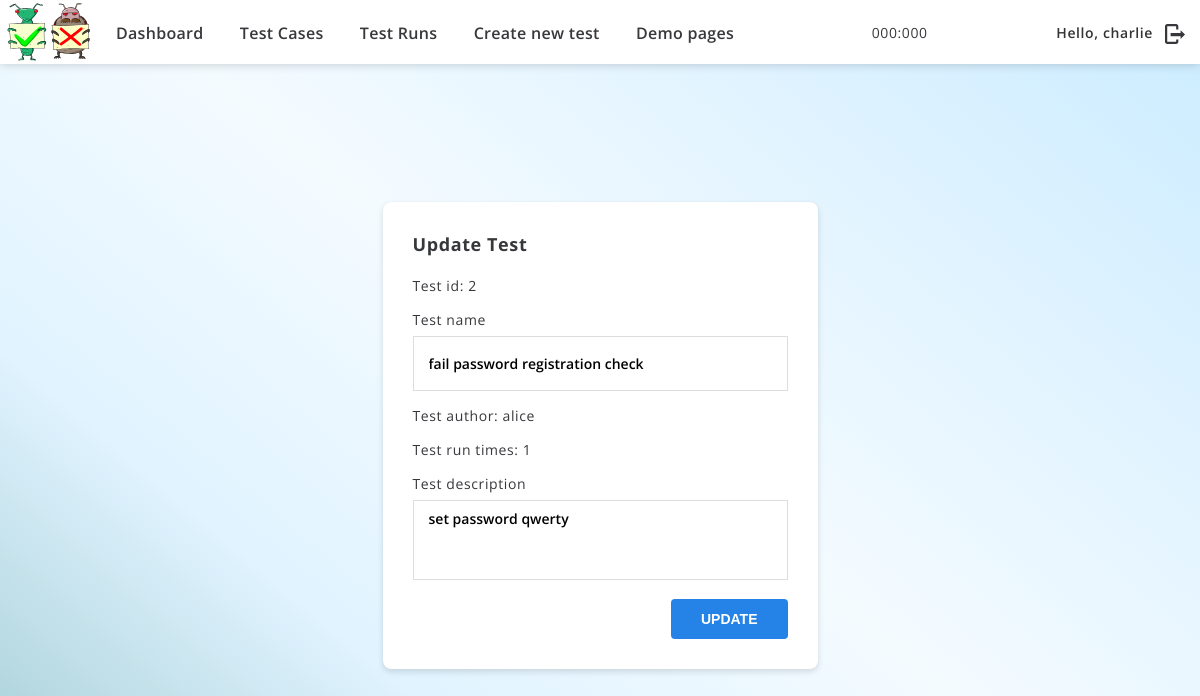
/tests/2 (signed in), run on the app's committed database.
### tcm/models.py (models this page shows, shortened)
class TestCase(models.Model):
    name = models.CharField(default='',
                            null=False,
                            max_length=100,
                            unique=False)
    description = models.CharField(default='',
                                   null=False,
                                   blank=True,
                                   max_length=1000)
    author = models.ForeignKey(User,
                               on_delete=models.SET_NULL,
                               related_name='tests',
                               null=True)

### tcm/views/decorators.py (the view)
        def wrapper(*args, **kwargs):
            if args[0].method in methods:
                return func(*args, **kwargs)
            else:
                return HttpResponseNotAllowed(list(methods))

### tcm/forms.py
class UpdateTestCaseForm(forms.ModelForm):
    class Meta:
        model = models.TestCase
        fields = ['name', 'description']
        widgets = {'description': forms.Textarea}

### tcm/views/testnrun.py (called while the page is built)
@login_required
@allowed_methods('GET', 'POST')
def update_test(request, test_id: int):
    test = get_object_or_404(TestCase, id=test_id)
    form = UpdateTestCaseForm(request.POST or None, instance=test)
    if form.is_valid():
        t = form.save(commit=False)
        t.save()
    return render(request, "updateTest.html", {"form": form,
                                               "author": test.author,
                                               'test_id': test.id,
                                               'test_runs': test.runs.count()})

### templates/updateTest.html (shortened to what this page needs)
{% extends "base.html" %}
{% block content %}
  <div class="wrap wrapFlex">
    <div class="container">
      <div class="wBox">
        <h3>Update Test</h3>
        <div class="updateForm">
          <form method="post">
              <p>Test id: {{ test_id }}</p>
              <p>
                <label>Test name</label>
                {{ form.name }}
              </p>
              <p>Test author: {{ author.username }}</p>
              <p>Test run times: {{ test_runs }}</p>
              <p>
                <label class="label" for="id_description">Test description</label>
                {{ form.description }}
              </p>
              <div class="btn"><input type="submit" value="Update"></div>
          </form>
        </div>
      </div>
    </div>
  </div>
{% endblock %}

### templates/base.html (shortened to what this page needs)
<!DOCTYPE html>
<html>
<head>
    {% load static %}
    <link href="{% static 'assets/css/zebra_datepicker.min.css' %}" rel="stylesheet">
    <link href="{% static 'assets/css/style.css' %}" rel="stylesheet">
</head>
<body>
{% if user.is_authenticated %}
    <header>
        <div class="container">
            <div class="lHeader">
                <div class="logo"><a href="{% url 'home' %}"><img src="{% static "assets/img/logo.svg" %}"/><img
                        src="{% static "assets/img/logo2.svg" %}"/></a></div>
                <div class="menuBox">
                    <div class="menuInner">
                        <ul>
                            <li><a href="{% url 'home' %}">Dashboard</a></li>
                            <li><a href="{% url 'tests' %}">Test Cases</a></li>
                            <li><a href="{% url 'runs' %}">Test Runs</a></li>
                            <li><a href="{% url 'new_test' %}">Create new test</a></li>
                            <li><a href="{% url 'demo_pages' %}">Demo pages</a></li>
                        </ul>
                    </div>
                </div>
            </div>
            <div class="position">000:000</div>
            <div class="account">
                <h2>Hello, {{ user.username }}</h2>
                <a href="{% url 'logout' %}" class="logOut"></a>
            </div>
        </div>
    </header>
{% endif %}
{% if user.is_authenticated %}
    <main>
{% else %}
    <main class="mainLogin">
{% endif %}
{% block content %}
{% endblock %}
</main>
</body>
</html>

### assets/css/style.css (style rules this page uses)
* { border:medium none; margin:0; padding:0; box-sizing:border-box; }
html { height:100%; }
body { background:linear-gradient(-140deg,#caecff 0%,#e0f3ff 25%, #f4fbff 50%, #e0f3ff 75%,#a5ced4 100%); background-attachment:fixed; height:100%; color:#37383c; font:normal 14px 'Open Sans',Helvetica,sans-serif; display:flex; flex-direction:column; letter-spacing:0.6px; position:relative; }
.container { width:100%; padding:0 15px; }
@media (min-width:1200px) { .container { max-width:1170px; margin:0 auto; } }
a { color:#37383c; outline:medium none; text-decoration:none; }
input[type=password], input[type=email], input[type=text] { width:100%; height:55px; line-height:53px; padding:0 15px; border:1px solid #ddd; font-size:14px; font-family:'Open Sans', sans-serif; font-weight:600; }
input[type=button],input[type=submit] { background:#2582e7; height:40px; line-height:40px; padding:0 30px; border-radius:4px; color:#fff; font-size:14px; font-weight:600; text-align:center; text-transform:uppercase; display:inline-block; flex:0 0 auto; cursor:pointer; transition:.3s; }
textarea { width:100%; height:80px; line-height:1.2; padding:10px 15px; border:1px solid #ddd; font-size:14px; font-family:'Open Sans', sans-serif; font-weight:600; resize:none; }
p { padding:0 0 15px; margin:0; }
header { background:#fff; width:100%; height:64px; flex:0 0 auto; box-shadow:0 0 10px 0 rgba(0,0,0,.2); position:fixed; left:0; top:0; z-index:20; }
header .logo { display:inline-block; }
header .logo a { white-space:nowrap; }
header .logo a img { width:30px; height:auto; display:inline-block; }
header .logo a img:first-child { margin:0 3px 0 -8px; position:relative; top:2px; }
header .container { width:100% !important; max-width:100% !important; height:100%; display:flex; flex-flow:row nowrap; justify-content:space-between; align-items:center; }
@media (min-width:425px) { header .logo a img { width:36px; } }
@media (min-width:768px) { header .logo a img { width:40px; } }
.menuBox, .menuBox ul { margin:0; list-style:none; }
.menuBox li > a { width:100%; padding:4px 0; color:#37383c; font-size:16px; font-weight:600; letter-spacing:0.3px; text-decoration:none !important; text-align:center; display:block; }
@media (min-width:992px) { .menuBox { background:none; height:auto !important; padding:3px 0 0 10px; float:right; display:block !important; } }
@media (min-width:992px) { .menuBox li { padding:8px 5px; display:inline-block; } }
@media (min-width:992px) { .menuBox li > a { padding:10px 5px; font-size:14px; } }
@media (min-width:992px) { .menuBox li:last-child > a { padding-right:4px; } }
@media (min-width:992px) { .menuInner { display:flex; flex-flow:row nowrap; align-items:center; } }
@media (min-width:1200px) { .menuBox li > a { padding:10px 11px; font-size:16px; } }
main { padding:100px 0 30px; flex:1 0 auto; position:relative; z-index:1; }
.account { padding:0 28px 0 0; margin-right:42px; float:right; position:relative; top:1px; }
.account h2 { font-weight:600; font-size:12px; line-height:22px; color:#333; white-space:nowrap; }
.account .logOut { background-repeat:no-repeat; background-position:center center; background-size:contain; width:20px; height:24px; display:inline-block; position:absolute; right:0; top:0; }
@media (min-width:375px) { .account { padding:0 32px 0 0; margin-right:54px; } }
@media (min-width:375px) { .account h2 { font-size:14px; } }
@media (min-width:992px) { .account { margin:0; } }
.wBox { background:#fff; width:100%; max-width:435px; padding:30px; margin:0 auto; border-radius:8px; box-shadow:0 3px 6px 0 rgba(0,0,0,.12), 0 0 1px 0 rgba(0,0,0,.12); }
@media (min-width:768px) { .wrap { height:100%; display:flex; flex-flow:column nowrap; justify-content:center; } }
h3, .tableTitle { font-size:18px; font-weight:700; }
.updateForm { padding:20px 0 0; }
.updateForm label { padding:0 0 7px; display:block; }
.btn { text-align:right; }

### data on the page
TestCase: name "fail password registration check", description "set password qwerty"

### other printed values
{{ user.username }} "charlie"
{{ test_id }} "2"
{{ author.username }} "alice"
{{ test_runs }} "1"
